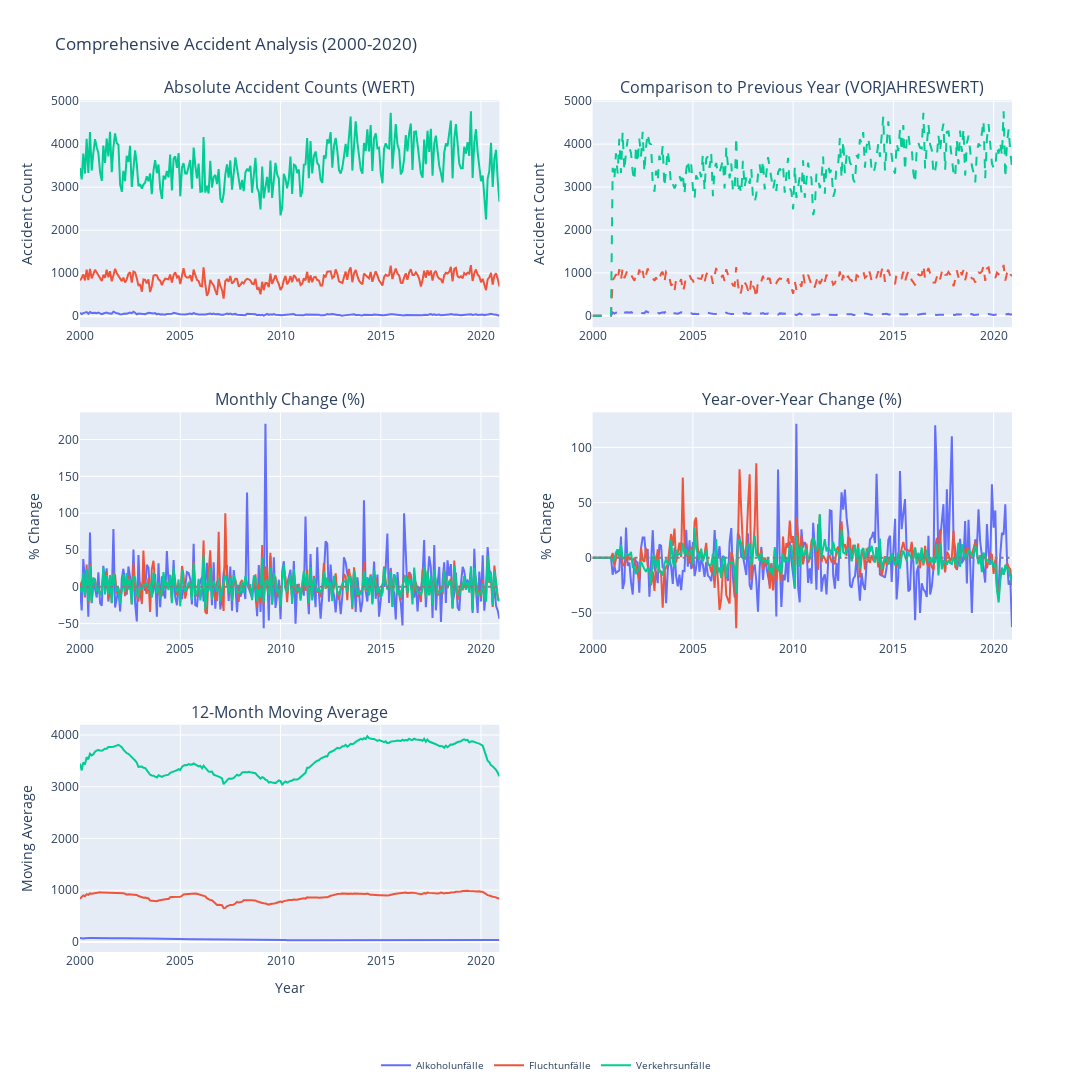

Notebook code cell kept with this figure:
### Markdown cell above
# Comprehensive Accident Analysis (2000-2020) Historical data analysis

### Code cell
def full_analysis_plotly(raw_data_path):
    # Load and preprocess data
    df = pd.read_csv(raw_data_path)
    
    
    data_filtered = df[df['JAHR'] <= 2020]  # Filter for years up to 2020
    data_filtered = data_filtered[data_filtered['MONAT'] != 'Summe']
    
    # Convert date - ensure MONAT is string first
    data_filtered['date'] = pd.to_datetime(data_filtered['MONAT'].astype(str), format='%Y%m')
    
    # Filter for 'insgesamt' if needed
    data_filtered = data_filtered[data_filtered['AUSPRAEGUNG'] == 'insgesamt']
    
    # Create subplots
    fig = make_subplots(
        rows=3, cols=2,
        subplot_titles=(
            'Absolute Accident Counts (WERT)',
            'Comparison to Previous Year (VORJAHRESWERT)',
            'Monthly Change (%)',
            'Year-over-Year Change (%)',
            '12-Month Moving Average',
            ''
        ),
        vertical_spacing=0.1,
        horizontal_spacing=0.1,
        specs=[[{}, {}], [{}, {}], [{}, None]]  # Last subplot empty
    )
    
    # Get color palette
    colors = px.colors.qualitative.Plotly
    
    # Plot each category
    categories = data_filtered['MONATSZAHL'].unique()
    
    # 1. Absolute values (WERT)
    for i, category in enumerate(categories):
        subset = data_filtered[data_filtered['MONATSZAHL'] == category]
        fig.add_trace(
            go.Scatter(
                x=subset['date'],
                y=subset['WERT'],
                name=category,
                line=dict(color=colors[i])),
            row=1, col=1
        )
    
    # 2. Year-over-year comparison
    for i, category in enumerate(categories):
        subset = data_filtered[data_filtered['MONATSZAHL'] == category]
        fig.add_trace(
            go.Scatter(
                x=subset['date'],
                y=subset['VORJAHRESWERT'],
                name=f"{category} (prev year)",
                line=dict(color=colors[i], dash='dash'),
                showlegend=False),  # Avoid duplicate legend entries
            row=1, col=2
        )
    
    # 3. Monthly changes
    for i, category in enumerate(categories):
        subset = data_filtered[data_filtered['MONATSZAHL'] == category]
        fig.add_trace(
            go.Scatter(
                x=subset['date'],
                y=subset['VERAEND_VORMONAT_PROZENT'],
                name=category,
                line=dict(color=colors[i]),
                showlegend=False),
            row=2, col=1
        )
    
    # 4. Yearly changes
    for i, category in enumerate(categories):
        subset = data_filtered[data_filtered['MONATSZAHL'] == category]
        fig.add_trace(
            go.Scatter(
                x=subset['date'],
                y=subset['VERAEND_VORJAHRESMONAT_PROZENT'],
                name=category,
                line=dict(color=colors[i]),
                showlegend=False),
            row=2, col=2
        )
    
    # 5. Moving averages
    for i, category in enumerate(categories):
        subset = data_filtered[data_filtered['MONATSZAHL'] == category]
        fig.add_trace(
            go.Scatter(
                x=subset['date'],
                y=subset['ZWOELF_MONATE_MITTELWERT'],
                name=category,
                line=dict(color=colors[i]),
                showlegend=False),
            row=3, col=1
        )
    
    # Update layout
    fig.update_layout(
        title_text='Comprehensive Accident Analysis (2000-2020)',
        height=1200,
        width=1400,
        showlegend=True,
        legend=dict(
            orientation="h",
            yanchor="bottom",
            y=-0.15,  
            xanchor="center",
            x=0.5,
            font=dict(size=10)  # Smaller font
        ),
        hovermode="x unified",
        margin=dict(b=100)  # Bottom margin for legend
    )
    
    # Add horizontal zero lines
    fig.add_hline(y=0, row=2, col=1, line_dash="dot", line_color="gray")
    fig.add_hline(y=0, row=2, col=2, line_dash="dot", line_color="gray")
    
    # Update axes
    fig.update_xaxes(title_text="Year", row=3, col=1)
    fig.update_yaxes(title_text="Accident Count", row=1, col=1)
    fig.update_yaxes(title_text="Accident Count", row=1, col=2)
    fig.update_yaxes(title_text="% Change", row=2, col=1)
    fig.update_yaxes(title_text="% Change", row=2, col=2)
    fig.update_yaxes(title_text="Moving Average", row=3, col=1)
    
    # Format x-axes
    for i in [1, 2, 3]:
        fig.update_xaxes(tickformat="%Y", row=i, col=1)
        if i < 3:
            fig.update_xaxes(tickformat="%Y", row=i, col=2)
    
    # Save and show
    fig.write_html('../results/interactive_accident_analysis.html', include_plotlyjs='cdn')
    fig.show()

full_analysis_plotly('../data/preprocessed/complete_accidents_data.csv')

### Figure 1 — Plotly figure (JSON) as saved in the notebook; plotly's stock layout.template omitted (floating-point values rounded to 4 significant figures; data arrays with more than 128 entries replaced by an {"elided": "..."} marker saying what was removed)
{"data": [{"line": {"color": "#636EFA"}, "name": "Alkoholunfälle", "type": "scatter", "x": {"elided": "252 str values"}, "xaxis": "x", "y": {"elided": "252 int values"}, "yaxis": "y"}, {"line": {"color": "#EF553B"}, "name": "Fluchtunfälle", "type": "scatter", "x": {"elided": "252 str values"}, "xaxis": "x", "y": {"elided": "252 int values"}, "yaxis": "y"}, {"line": {"color": "#00CC96"}, "name": "Verkehrsunfälle", "type": "scatter", "x": {"elided": "252 str values"}, "xaxis": "x", "y": {"elided": "252 int values"}, "yaxis": "y"}, {"line": {"color": "#636EFA", "dash": "dash"}, "name": "Alkoholunfälle (prev year)", "showlegend": false, "type": "scatter", "x": {"elided": "252 str values"}, "xaxis": "x2", "y": {"elided": "252 int values"}, "yaxis": "y2"}, {"line": {"color": "#EF553B", "dash": "dash"}, "name": "Fluchtunfälle (prev year)", "showlegend": false, "type": "scatter", "x": {"elided": "252 str values"}, "xaxis": "x2", "y": {"elided": "252 int values"}, "yaxis": "y2"}, {"line": {"color": "#00CC96", "dash": "dash"}, "name": "Verkehrsunfälle (prev year)", "showlegend": false, "type": "scatter", "x": {"elided": "252 str values"}, "xaxis": "x2", "y": {"elided": "252 int values"}, "yaxis": "y2"}, {"line": {"color": "#636EFA"}, "name": "Alkoholunfälle", "showlegend": false, "type": "scatter", "x": {"elided": "252 str values"}, "xaxis": "x3", "y": {"elided": "252 float values"}, "yaxis": "y3"}, {"line": {"color": "#EF553B"}, "name": "Fluchtunfälle", "showlegend": false, "type": "scatter", "x": {"elided": "252 str values"}, "xaxis": "x3", "y": {"elided": "252 float values"}, "yaxis": "y3"}, {"line": {"color": "#00CC96"}, "name": "Verkehrsunfälle", "showlegend": false, "type": "scatter", "x": {"elided": "252 str values"}, "xaxis": "x3", "y": {"elided": "252 float values"}, "yaxis": "y3"}, {"line": {"color": "#636EFA"}, "name": "Alkoholunfälle", "showlegend": false, "type": "scatter", "x": {"elided": "252 str values"}, "xaxis": "x4", "y": {"elided": "252 float values"}, "yaxis": "y4"}, {"line": {"color": "#EF553B"}, "name": "Fluchtunfälle", "showlegend": false, "type": "scatter", "x": {"elided": "252 str values"}, "xaxis": "x4", "y": {"elided": "252 float values"}, "yaxis": "y4"}, {"line": {"color": "#00CC96"}, "name": "Verkehrsunfälle", "showlegend": false, "type": "scatter", "x": {"elided": "252 str values"}, "xaxis": "x4", "y": {"elided": "252 float values"}, "yaxis": "y4"}, {"line": {"color": "#636EFA"}, "name": "Alkoholunfälle", "showlegend": false, "type": "scatter", "x": {"elided": "252 str values"}, "xaxis": "x5", "y": {"elided": "252 int values"}, "yaxis": "y5"}, {"line": {"color": "#EF553B"}, "name": "Fluchtunfälle", "showlegend": false, "type": "scatter", "x": {"elided": "252 str values"}, "xaxis": "x5", "y": {"elided": "252 int values"}, "yaxis": "y5"}, {"line": {"color": "#00CC96"}, "name": "Verkehrsunfälle", "showlegend": false, "type": "scatter", "x": {"elided": "252 str values"}, "xaxis": "x5", "y": {"elided": "252 int values"}, "yaxis": "y5"}], "layout": {"annotations": [{"font": {"size": 16}, "showarrow": false, "text": "Absolute Accident Counts (WERT)", "x": 0.225, "xanchor": "center", "xref": "paper", "y": 1, "yanchor": "bottom", "yref": "paper"}, {"font": {"size": 16}, "showarrow": false, "text": "Comparison to Previous Year (VORJAHRESWERT)", "x": 0.775, "xanchor": "center", "xref": "paper", "y": 1, "yanchor": "bottom", "yref": "paper"}, {"font": {"size": 16}, "showarrow": false, "text": "Monthly Change (%)", "x": 0.225, "xanchor": "center", "xref": "paper", "y": 0.6333, "yanchor": "bottom", "yref": "paper"}, {"font": {"size": 16}, "showarrow": false, "text": "Year-over-Year Change (%)", "x": 0.775, "xanchor": "center", "xref": "paper", "y": 0.6333, "yanchor": "bottom", "yref": "paper"}, {"font": {"size": 16}, "showarrow": false, "text": "12-Month Moving Average", "x": 0.225, "xanchor": "center", "xref": "paper", "y": 0.2667, "yanchor": "bottom", "yref": "paper"}], "height": 1200, "hovermode": "x unified", "legend": {"font": {"size": 10}, "orientation": "h", "x": 0.5, "xanchor": "center", "y": -0.15, "yanchor": "bottom"}, "margin": {"b": 100}, "shapes": [{"line": {"color": "gray", "dash": "dot"}, "type": "line", "x0": 0, "x1": 1, "xref": "x3 domain", "y0": 0, "y1": 0, "yref": "y3"}, {"line": {"color": "gray", "dash": "dot"}, "type": "line", "x0": 0, "x1": 1, "xref": "x4 domain", "y0": 0, "y1": 0, "yref": "y4"}], "showlegend": true, "title": {"text": "Comprehensive Accident Analysis (2000-2020)"}, "width": 1400, "xaxis": {"anchor": "y", "domain": [0, 0.45], "tickformat": "%Y"}, "xaxis2": {"anchor": "y2", "domain": [0.55, 1], "tickformat": "%Y"}, "xaxis3": {"anchor": "y3", "domain": [0, 0.45], "tickformat": "%Y"}, "xaxis4": {"anchor": "y4", "domain": [0.55, 1], "tickformat": "%Y"}, "xaxis5": {"anchor": "y5", "domain": [0, 0.45], "tickformat": "%Y", "title": {"text": "Year"}}, "yaxis": {"anchor": "x", "domain": [0.7333, 1], "title": {"text": "Accident Count"}}, "yaxis2": {"anchor": "x2", "domain": [0.7333, 1], "title": {"text": "Accident Count"}}, "yaxis3": {"anchor": "x3", "domain": [0.3667, 0.6333], "title": {"text": "% Change"}}, "yaxis4": {"anchor": "x4", "domain": [0.3667, 0.6333], "title": {"text": "% Change"}}, "yaxis5": {"anchor": "x5", "domain": [0, 0.2667], "title": {"text": "Moving Average"}}}}
